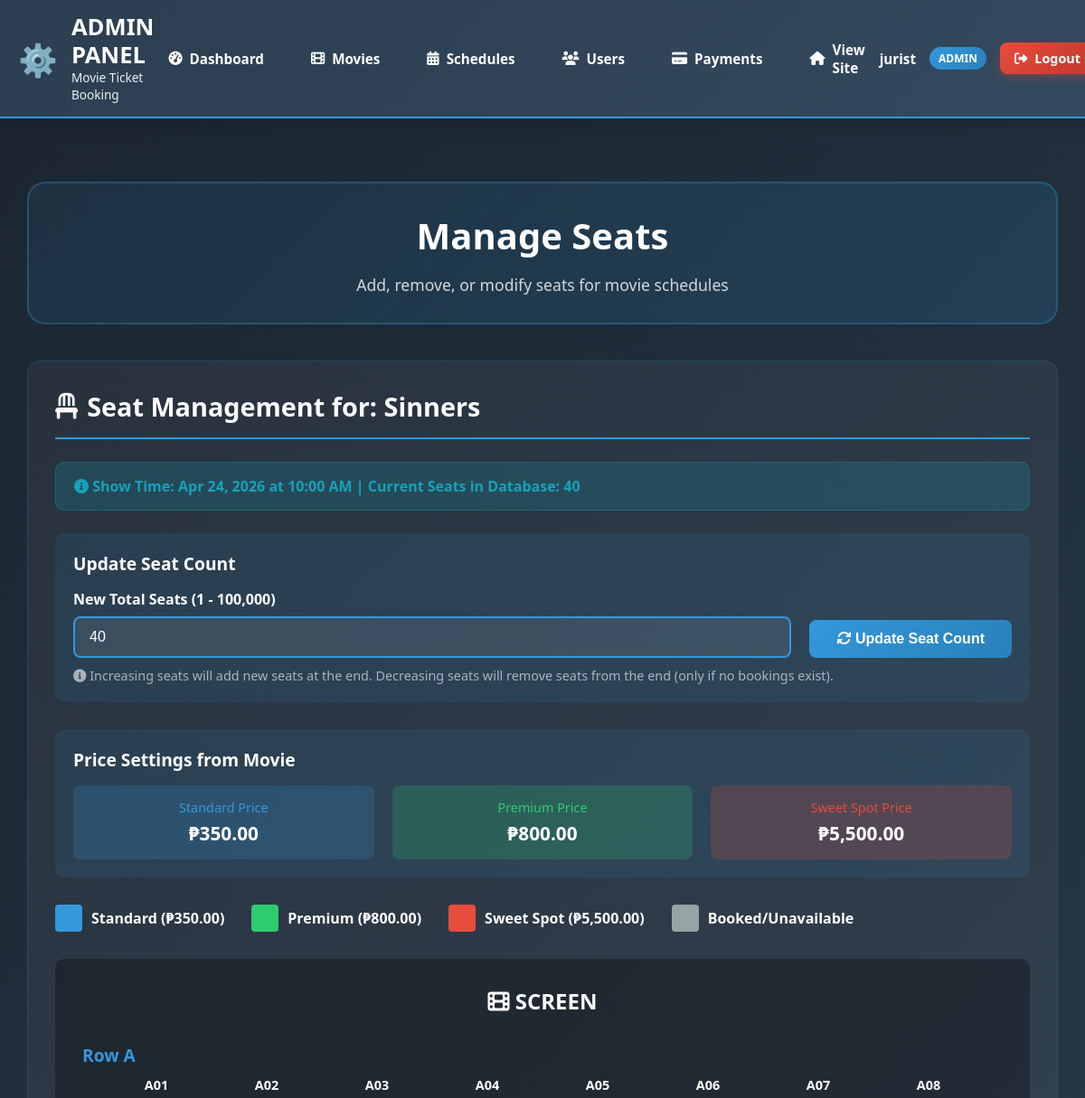
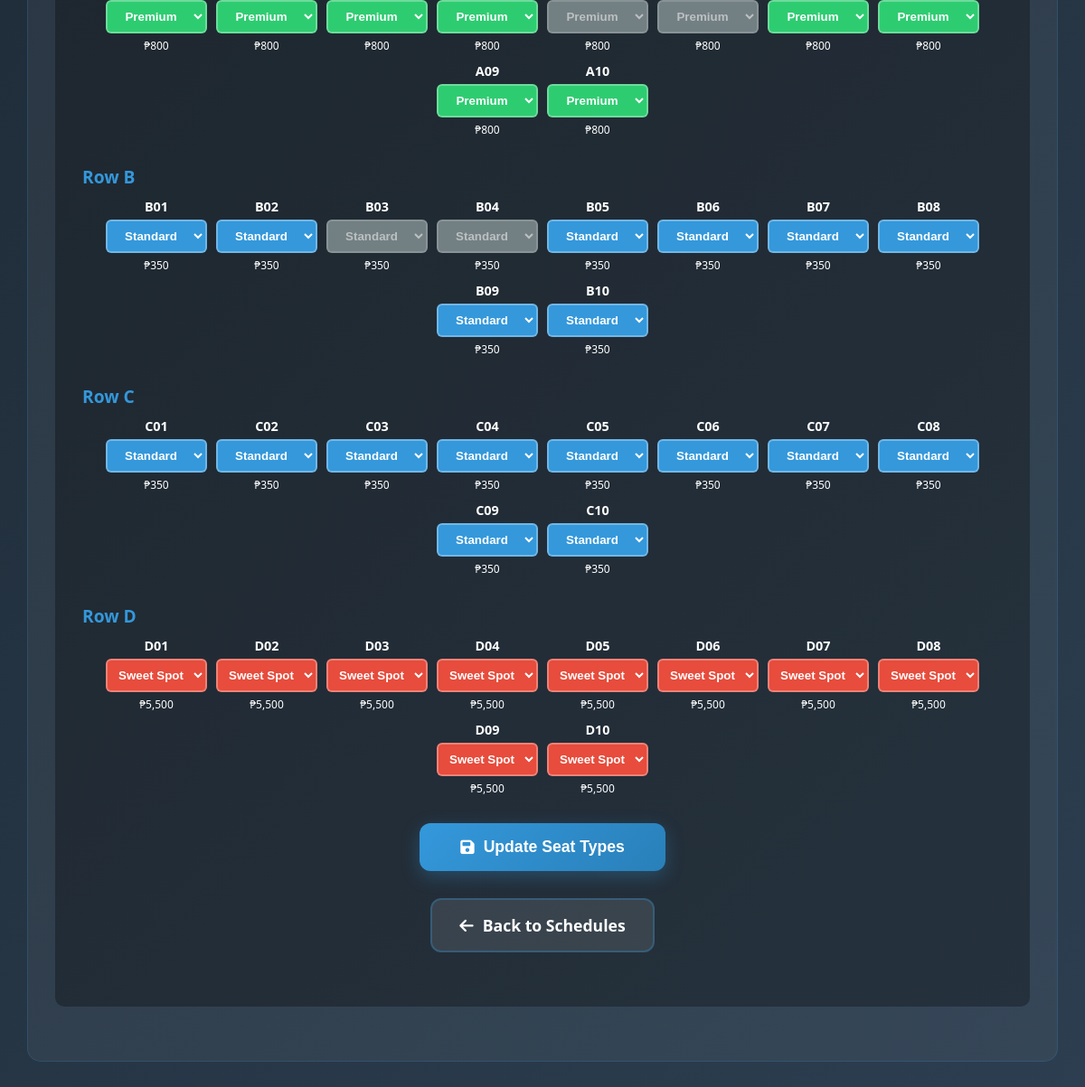
The page /index.php?page=admin/manage-seats&schedule_id=6 (signed in) on the database its author committed (2 pictures, top to bottom).
### tables this page shows
CREATE TABLE `movie_schedules` (
  `id` int(11) NOT NULL,
  `movie_id` int(11) NOT NULL,
  `movie_title` varchar(255) NOT NULL,
  `show_date` date NOT NULL,
  `showtime` time NOT NULL,
  `total_seats` int(11) DEFAULT 40,
  `available_seats` int(11) DEFAULT 40,
  `is_active` tinyint(1) DEFAULT 1,
  `created_at` timestamp NOT NULL DEFAULT current_timestamp()
);

CREATE TABLE `movies` (
  `id` int(11) NOT NULL,
  `title` varchar(255) NOT NULL,
  `director` varchar(255) DEFAULT NULL,
  `genre` varchar(100) DEFAULT NULL,
  `duration` varchar(20) DEFAULT NULL,
  `rating` varchar(10) DEFAULT NULL,
  `description` text DEFAULT NULL,
  `poster_url` varchar(500) DEFAULT NULL,
  `trailer_url` varchar(500) DEFAULT NULL,
  `venue_name` varchar(255) DEFAULT NULL,
  `venue_location` varchar(500) DEFAULT NULL,
  `google_maps_link` varchar(500) DEFAULT NULL,
  `standard_price` decimal(10,2) DEFAULT 350.00,
  `premium_price` decimal(10,2) DEFAULT 450.00,
  `sweet_spot_price` decimal(10,2) DEFAULT 550.00,
  `is_active` tinyint(1) DEFAULT 1,
  `added_by` int(11) DEFAULT NULL,
  `updated_by` int(11) DEFAULT NULL,
  `created_at` timestamp NOT NULL DEFAULT current_timestamp(),
  `last_updated` timestamp NULL DEFAULT NULL ON UPDATE current_timestamp()
);

CREATE TABLE `seat_availability` (
  `id` int(11) NOT NULL,
  `schedule_id` int(11) NOT NULL,
  `movie_title` varchar(255) NOT NULL,
  `show_date` date NOT NULL,
  `showtime` time NOT NULL,
  `seat_number` varchar(10) NOT NULL,
  `seat_type` varchar(20) DEFAULT 'Standard',
  `price` decimal(10,2) DEFAULT 350.00,
  `is_available` tinyint(1) DEFAULT 1,
  `booking_id` int(11) DEFAULT NULL
);

### pages/admin/manage-seats.php (the view, shortened to what this page needs)
<?php
$root_dir = dirname(dirname(__DIR__));
require_once $root_dir . '/partials/admin-header.php';
$conn = new mysqli(DB_HOST, DB_USER, DB_PASS, DB_NAME);
$schedule_id = isset($_GET['schedule_id']) ? intval($_GET['schedule_id']) : 0;
$schedule_info = $conn->prepare("
    SELECT s.*, m.title as movie_title_full, m.standard_price, m.premium_price, m.sweet_spot_price,
           m.id as movie_id
    FROM movie_schedules s
    LEFT JOIN movies m ON s.movie_id = m.id
    WHERE s.id = ? AND s.is_active = 1
");
$schedule_info->bind_param("i", $schedule_id);
$schedule_info->execute();
$schedule_result = $schedule_info->get_result();
$current_schedule = $schedule_result->fetch_assoc();
$seat_stmt = $conn->prepare("
    SELECT sa.*, m.standard_price, m.premium_price, m.sweet_spot_price
    FROM seat_availability sa
    JOIN movie_schedules ms ON sa.schedule_id = ms.id
    JOIN movies m ON ms.movie_id = m.id
    WHERE sa.schedule_id = ?
    ORDER BY sa.seat_number
");
$seat_stmt->bind_param("i", $schedule_id);
$seat_stmt->execute();
$seat_result = $seat_stmt->get_result();
$seats = [];
while ($row = $seat_result->fetch_assoc()) {
    $seats[] = $row;
}
?>
<div class="admin-content" style="max-width: 1400px; margin: 0 auto; padding: 30px;">
    <div style="text-align: center; margin-bottom: 40px; padding: 30px; background: linear-gradient(135deg, rgba(52, 152, 219, 0.1), rgba(41, 128, 185, 0.2)); border-radius: 20px; border: 2px solid rgba(52, 152, 219, 0.3);">
        <h1 style="color: white; font-size: 2.5rem; margin-bottom: 15px; font-weight: 800;">Manage Seats</h1>
        <p style="color: rgba(255, 255, 255, 0.8); font-size: 1.1rem;">Add, remove, or modify seats for movie schedules</p>
    </div>
    <div style="background: rgba(255, 255, 255, 0.05); border-radius: 15px; padding: 30px; margin-bottom: 40px; border: 1px solid rgba(52, 152, 219, 0.2);">
        <h2 style="color: white; font-size: 1.8rem; margin-bottom: 25px; padding-bottom: 15px; border-bottom: 2px solid #3498db; display: flex; align-items: center; gap: 10px;">
            <i class="fas fa-chair"></i> Seat Management for: <?php echo htmlspecialchars($current_schedule['movie_title_full']); ?>
        </h2>
        <div style="background: rgba(23, 162, 184, 0.2); color: #17a2b8; padding: 15px 20px; border-radius: 10px; margin-bottom: 25px; font-weight: 600; border: 1px solid rgba(23, 162, 184, 0.3);">
            <i class="fas fa-info-circle"></i>
            Show Time: <?php echo date('M d, Y', strtotime($current_schedule['show_date'])); ?> at <?php echo date('h:i A', strtotime($current_schedule['showtime'])); ?> |
            Current Seats in Database: <strong><?php echo count($seats); ?></strong>
        </div>
        <div style="background: rgba(52, 152, 219, 0.1); border-radius: 10px; padding: 20px; margin-bottom: 30px;">
            <h3 style="color: white; font-size: 1.2rem; margin-bottom: 15px; font-weight: 600;">Update Seat Count</h3>
            <form method="POST" action="" onsubmit="return confirm('Warning: Changing seat count will add or remove seats from the database. Continue?')">
                <div style="display: flex; gap: 20px; align-items: flex-end; flex-wrap: wrap;">
                    <div style="flex: 1; min-width: 250px;">
                        <label style="display: block; color: white; font-weight: 600; margin-bottom: 8px;">New Total Seats (1 - 100,000)</label>
                        <input type="number" name="new_total_seats" min="1" max="100000"
                               value="<?php echo $current_schedule['total_seats']; ?>" required
                               style="width: 100%; padding: 12px 16px; background: rgba(255, 255, 255, 0.08); border: 2px solid #3498db; border-radius: 8px; color: white; font-size: 1rem;">
                    </div>
                    <div>
                        <button type="submit" style="padding: 12px 30px; background: linear-gradient(135deg, #3498db 0%, #2980b9 100%); color: white; border: none; border-radius: 8px; font-size: 1rem; font-weight: 600; cursor: pointer; transition: all 0.3s ease;">
                            <i class="fas fa-sync-alt"></i> Update Seat Count
                        </button>
                    </div>
                </div>
                <div style="color: rgba(255, 255, 255, 0.6); font-size: 0.9rem; margin-top: 10px;">
                    <i class="fas fa-info-circle"></i> Increasing seats will add new seats at the end. Decreasing seats will remove seats from the end (only if no bookings exist).
                </div>
            </form>
        </div>
        <div style="background: rgba(52, 152, 219, 0.1); border-radius: 10px; padding: 20px; margin-bottom: 30px;">
            <h3 style="color: white; font-size: 1.2rem; margin-bottom: 15px; font-weight: 600;">Price Settings from Movie</h3>
            <div style="display: grid; grid-template-columns: repeat(auto-fit, minmax(200px, 1fr)); gap: 20px;">
                <div style="background: rgba(52, 152, 219, 0.2); padding: 15px; border-radius: 8px; text-align: center;">
                    <div style="color: #3498db; font-size: 0.9rem; margin-bottom: 5px;">Standard Price</div>
                    <div style="color: white; font-size: 1.3rem; font-weight: 700;">₱<?php echo number_format($current_schedule['standard_price'] ?? 350, 2); ?></div>
                </div>
                <div style="background: rgba(46, 204, 113, 0.2); padding: 15px; border-radius: 8px; text-align: center;">
                    <div style="color: #2ecc71; font-size: 0.9rem; margin-bottom: 5px;">Premium Price</div>
                    <div style="color: white; font-size: 1.3rem; font-weight: 700;">₱<?php echo number_format($current_schedule['premium_price'] ?? 450, 2); ?></div>
                </div>
                <div style="background: rgba(231, 76, 60, 0.2); padding: 15px; border-radius: 8px; text-align: center;">
                    <div style="color: #e74c3c; font-size: 0.9rem; margin-bottom: 5px;">Sweet Spot Price</div>
                    <div style="color: white; font-size: 1.3rem; font-weight: 700;">₱<?php echo number_format($current_schedule['sweet_spot_price'] ?? 550, 2); ?></div>
                </div>
            </div>
        </div>
        <form method="POST" action="">
            <div style="display: flex; gap: 30px; flex-wrap: wrap; margin-bottom: 30px;">
                <div style="display: flex; align-items: center; gap: 10px;">
                    <div style="width: 30px; height: 30px; background: #3498db; border-radius: 4px;"></div>
                    <span style="color: white; font-weight: 600;">Standard (₱<?php echo number_format($current_schedule['standard_price'] ?? 350, 2); ?>)</span>
                </div>
                <div style="display: flex; align-items: center; gap: 10px;">
                    <div style="width: 30px; height: 30px; background: #2ecc71; border-radius: 4px;"></div>
                    <span style="color: white; font-weight: 600;">Premium (₱<?php echo number_format($current_schedule['premium_price'] ?? 450, 2); ?>)</span>
                </div>
                <div style="display: flex; align-items: center; gap: 10px;">
                    <div style="width: 30px; height: 30px; background: #e74c3c; border-radius: 4px;"></div>
                    <span style="color: white; font-weight: 600;">Sweet Spot (₱<?php echo number_format($current_schedule['sweet_spot_price'] ?? 550, 2); ?>)</span>
                </div>
                <div style="display: flex; align-items: center; gap: 10px;">
                    <div style="width: 30px; height: 30px; background: #95a5a6; border-radius: 4px;"></div>
                    <span style="color: white; font-weight: 600;">Booked/Unavailable</span>
                </div>
            </div>
            <div style="background: rgba(0, 0, 0, 0.3); padding: 30px; border-radius: 10px; margin-bottom: 30px; overflow-x: auto;">
                <div style="text-align: center; margin-bottom: 30px; color: white; font-size: 1.5rem; font-weight: 700;">
                    <i class="fas fa-film"></i> SCREEN
                </div>
                <?php if (empty($seats)): ?>
                    <div style="text-align: center; padding: 50px; color: rgba(255, 255, 255, 0.6);">
                        <i class="fas fa-chair fa-3x" style="margin-bottom: 20px; opacity: 0.5;"></i>
                        <p style="font-size: 1.1rem;">No seats found. Add seats using the form above.</p>
                    </div>
                <?php else: ?>
                    <div style="display: flex; flex-wrap: wrap; justify-content: center; gap: 10px;">
                        <?php
                        $current_row = '';
                        foreach ($seats as $index => $seat):
                            $seat_number = $seat['seat_number'];
                            $row_letter = substr($seat_number, 0, 1);
                            if ($current_row != $row_letter) {
                                $current_row = $row_letter;
                                echo '<div style="width: 100%; margin-bottom: 15px;"><div style="color: #3498db; font-size: 1.2rem; font-weight: 700; margin-bottom: 10px;">Row ' . $row_letter . '</div><div style="display: flex; flex-wrap: wrap; gap: 10px; justify-content: center;">';
                            }
                            $seat_color = '#3498db';
                            if ($seat['seat_type'] === 'Premium') $seat_color = '#2ecc71';
                            if ($seat['seat_type'] === 'Sweet Spot') $seat_color = '#e74c3c';
                            if (!$seat['is_available']) $seat_color = '#95a5a6';
                            $display_price = $seat['price'];
                            if ($seat['seat_type'] === 'Premium') {
                                $display_price = $current_schedule['premium_price'] ?? 450;
                            } elseif ($seat['seat_type'] === 'Sweet Spot') {
                                $display_price = $current_schedule['sweet_spot_price'] ?? 550;
                            } else {
                                $display_price = $current_schedule['standard_price'] ?? 350;
                            }
                        ?>
                        <div style="text-align: center; min-width: 80px;">
                            <div style="margin-bottom: 5px; color: white; font-size: 0.9rem; font-weight: 600;"><?php echo $seat['seat_number']; ?></div>
                            <select name="seat_type[<?php echo $seat['id']; ?>]" style="width: 100%; padding: 8px; background: <?php echo $seat_color; ?>; border: 2px solid rgba(255, 255, 255, 0.3); border-radius: 6px; color: white; font-weight: 600; cursor: pointer; text-align: center;" <?php echo !$seat['is_available'] ? 'disabled' : ''; ?>>
                                <option value="Standard" <?php echo $seat['seat_type'] === 'Standard' ? 'selected' : ''; ?> style="background: #2c3e50; color: white;">Standard</option>
                                <option value="Premium" <?php echo $seat['seat_type'] === 'Premium' ? 'selected' : ''; ?> style="background: #2c3e50; color: white;">Premium</option>
                                <option value="Sweet Spot" <?php echo $seat['seat_type'] === 'Sweet Spot' ? 'selected' : ''; ?> style="background: #2c3e50; color: white;">Sweet Spot</option>
                            </select>
                            <div style="margin-top: 5px; color: white; font-size: 0.75rem;">₱<?php echo number_format($display_price, 0); ?></div>
                        </div>
                        <?php
                            if (($index + 1) % 10 == 0 && $index + 1 < count($seats)) {
                                echo '</div><div style="margin: 10px 0;"></div><div style="display: flex; flex-wrap: wrap; gap: 10px; justify-content: center;">';
                            }
                        endforeach;
                        echo '</div>';
                        ?>
                    </div>
                <?php endif; ?>
            </div>
            <?php if (!empty($seats)): ?>
            <div style="text-align: center; margin-top: 30px;">
                <button type="submit" style="padding: 16px 45px; background: linear-gradient(135deg, #3498db 0%, #2980b9 100%); color: white; border: none; border-radius: 12px; font-size: 1.1rem; font-weight: 700; cursor: pointer; transition: all 0.3s ease; box-shadow: 0 6px 20px rgba(52, 152, 219, 0.3); display: inline-flex; align-items: center; justify-content: center; gap: 10px;">
                    <i class="fas fa-save"></i> Update Seat Types
                </button>
            </div>
            <?php endif; ?>
        </form>
        <div style="text-align: center; margin-top: 30px;">
            <a href="index.php?page=admin/manage-schedules" style="padding: 16px 30px; background: rgba(255, 255, 255, 0.1); color: white; text-decoration: none; border-radius: 12px; font-size: 1.1rem; font-weight: 600; border: 2px solid rgba(52, 152, 219, 0.3); display: inline-flex; align-items: center; justify-content: center; gap: 10px;">
                <i class="fas fa-arrow-left"></i> Back to Schedules
            </a>
        </div>
    </div>
</div>
</body>
</html>

### partials/admin-header.php (style rules this page uses)
:root { --admin-primary: #2c3e50; --admin-secondary: #34495e; --admin-accent: #3498db; --admin-success: #2ecc71; --admin-danger: #e74c3c; --admin-warning: #f39c12; --admin-light: #ecf0f1; --admin-dark: #1a252f; }
* { margin: 0; padding: 0; box-sizing: border-box; }
body { font-family: 'Segoe UI', Tahoma, Geneva, Verdana, sans-serif; background: linear-gradient(135deg, var(--admin-dark) 0%, var(--admin-primary) 100%); color: white; min-height: 100vh; }

### pages/admin/manage-seats.php (style rules this page uses)
:root { --admin-primary: #2c3e50; --admin-secondary: #34495e; --admin-accent: #3498db; --admin-success: #2ecc71; --admin-danger: #e74c3c; --admin-warning: #f39c12; --admin-light: #ecf0f1; --admin-dark: #1a252f; }

### rows shown on the page
movie_schedules: movie.title "Sinners", show_date "Apr 24, 2026", showtime "10:00 AM", new_total_seats "40", movie.standard_price "350.00", movie.premium_price "800.00", movie.sweet_spot_price "5,500.00"
seat_availability: seat_number "A", seat_number "A01", seat_type+id+is_available "Premium"
movies: premium_price "800", standard_price "350", sweet_spot_price "5,500"
seat_availability: seat_number "A02", seat_type+id+is_available "Premium"
seat_availability: seat_number "A03", seat_type+id+is_available "Premium"
seat_availability: seat_number "A04", seat_type+id+is_available "Premium"
seat_availability: seat_number "A05", seat_type+id+is_available "Premium"
seat_availability: seat_number "A06", seat_type+id+is_available "Premium"
seat_availability: seat_number "A07", seat_type+id+is_available "Premium"
seat_availability: seat_number "A08", seat_type+id+is_available "Premium"
seat_availability: seat_number "A09", seat_type+id+is_available "Premium"
seat_availability: seat_number "A10", seat_type+id+is_available "Premium"
seat_availability: seat_number "B", seat_number "B01", seat_type+id+is_available "Standard"
seat_availability: seat_number "B02", seat_type+id+is_available "Standard"
seat_availability: seat_number "B03", seat_type+id+is_available "Standard"
seat_availability: seat_number "B04", seat_type+id+is_available "Standard"
seat_availability: seat_number "B05", seat_type+id+is_available "Standard"
seat_availability: seat_number "B06", seat_type+id+is_available "Standard"
seat_availability: seat_number "B07", seat_type+id+is_available "Standard"
seat_availability: seat_number "B08", seat_type+id+is_available "Standard"
seat_availability: seat_number "B09", seat_type+id+is_available "Standard"
seat_availability: seat_number "B10", seat_type+id+is_available "Standard"
seat_availability: seat_number "C", seat_number "C01", seat_type+id+is_available "Standard"
seat_availability: seat_number "C02", seat_type+id+is_available "Standard"
seat_availability: seat_number "C03", seat_type+id+is_available "Standard"
seat_availability: seat_number "C04", seat_type+id+is_available "Standard"
seat_availability: seat_number "C05", seat_type+id+is_available "Standard"
seat_availability: seat_number "C06", seat_type+id+is_available "Standard"
seat_availability: seat_number "C07", seat_type+id+is_available "Standard"
seat_availability: seat_number "C08", seat_type+id+is_available "Standard"
seat_availability: seat_number "C09", seat_type+id+is_available "Standard"
seat_availability: seat_number "C10", seat_type+id+is_available "Standard"
seat_availability: seat_number "D", seat_number "D01", seat_type+id+is_available "Sweet Spot"
seat_availability: seat_number "D02", seat_type+id+is_available "Sweet Spot"
seat_availability: seat_number "D03", seat_type+id+is_available "Sweet Spot"
seat_availability: seat_number "D04", seat_type+id+is_available "Sweet Spot"
seat_availability: seat_number "D05", seat_type+id+is_available "Sweet Spot"
seat_availability: seat_number "D06", seat_type+id+is_available "Sweet Spot"
seat_availability: seat_number "D07", seat_type+id+is_available "Sweet Spot"
seat_availability: seat_number "D08", seat_type+id+is_available "Sweet Spot"
seat_availability: seat_number "D09", seat_type+id+is_available "Sweet Spot"
seat_availability: seat_number "D10", seat_type+id+is_available "Sweet Spot"

### other values the page prints
$_SESSION['user_name'] "jurist"
$_SESSION['user_role'] "ADMIN"
count($seats) "40"
